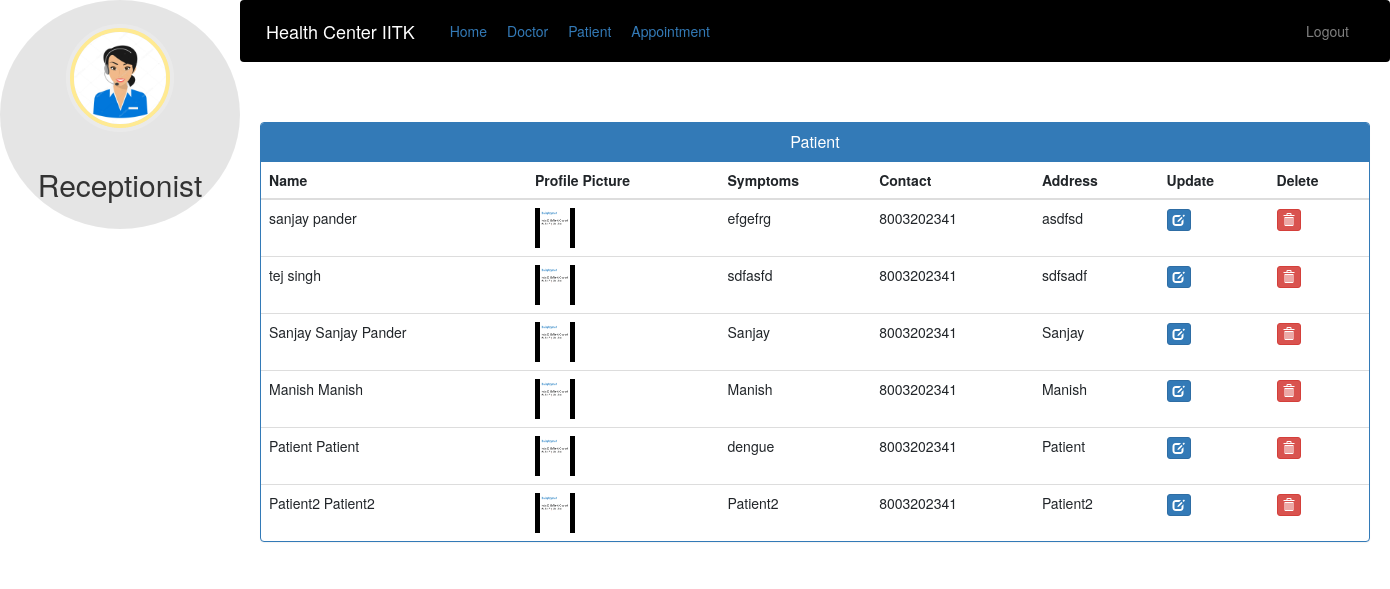
/admin-view-patient (signed in), run on an earlier commit of the app's database.
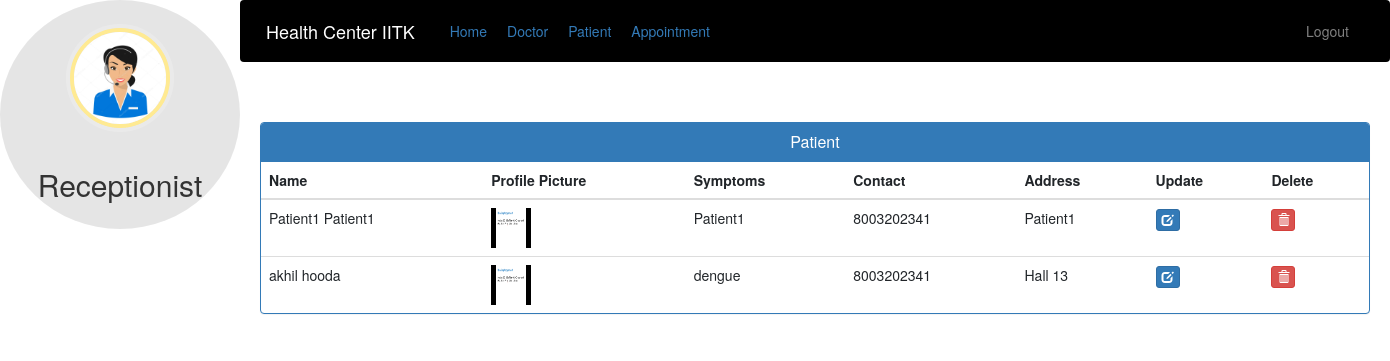
And on a later commit of the database.
### hospital/models.py (models this page shows, shortened)
class Patient(models.Model):
    user=models.OneToOneField(User,on_delete=models.CASCADE)
    profile_pic= models.ImageField(upload_to='profile_pic/PatientProfilePic/',null=True,blank=True)
    address = models.CharField(max_length=40)
    mobile = models.CharField(max_length=20,null=False)
    symptoms = models.CharField(max_length=100,null=False)
    assignedDoctorId = models.PositiveIntegerField(null=True)
    admitDate=models.DateField(auto_now=True)
    status=models.BooleanField(default=False)
    @property
    def get_name(self):
        return self.user.first_name+" "+self.user.last_name

### hospital/views.py (the view)
# urls.py: path('admin-view-patient', views.admin_view_patient_view,name='admin-view-patient'),
@login_required(login_url='adminlogin')
@user_passes_test(is_admin)
def admin_view_patient_view(request):
    patients=models.Patient.objects.all().filter(status=True)
    return render(request,'hospital/admin_view_patient.html',{'patients':patients})

### hospital/views.py (called while the page is built)
def is_admin(user):
    return user.groups.filter(name='ADMIN').exists()

### templates/hospital/admin_view_patient.html (shortened to what this page needs)
{% extends 'hospital/admin_base.html' %}
{% block content %}
{%load static%}
<head>
  <link href="//netdna.bootstrapcdn.com/bootstrap/3.0.0/css/bootstrap.min.css" rel="stylesheet" id="bootstrap-css">
</head>
<div class="container">
  <div class="panel panel-primary">
    <div class="panel-heading">
      <h6 class="panel-title">Patient</h6>
    </div>
    <table class="table table-hover" id="dev-table">
      <thead>
        <tr>
          <th>Name</th>
          <th>Profile Picture</th>
          <th>Symptoms</th>
          <th>Contact</th>
          <th>Address</th>
          <th>Update</th>
          <th>Delete</th>
        </tr>
      </thead>
      {% for p in patients %}
      <tr>
        <td> {{p.get_name}}</td>
        <td> <img src="{% static p.profile_pic.url %}" alt="Profile Pic" height="40px" width="40px" /></td>
        <td>{{p.symptoms}}</td>
        <td>{{p.mobile}}</td>
        <td>{{p.address}}</td>
        <td><a class="btn btn-primary btn-xs" href="{% url 'update-patient' p.id  %}"><span class="glyphicon glyphicon-edit"></span></a></td>
        <td><a class="btn btn-danger btn-xs" href="{% url 'delete-patient-from-hospital' p.id  %}"><span class="glyphicon glyphicon-trash"></span></a></td>
      </tr>
      {% endfor %}
    </table>
  </div>
</div>
{% endblock content %}

What changed in the data, as far as the page shows it:
removed Patient: get_name "sanjay pander", profile_pic (picture), symptoms "efgefrg", mobile "8003202341", address "asdfsd"
removed Patient: get_name "tej singh", profile_pic (picture), symptoms "sdfasfd", mobile "8003202341", address "sdfsadf"
removed Patient: get_name "Sanjay Sanjay Pander", profile_pic (picture), symptoms "Sanjay", mobile "8003202341", address "Sanjay"
removed Patient: get_name "Manish Manish", profile_pic (picture), symptoms "Manish", mobile "8003202341", address "Manish"
removed Patient: get_name "Patient Patient", profile_pic (picture), symptoms "dengue", mobile "8003202341", address "Patient"
removed Patient: get_name "Patient2 Patient2", profile_pic (picture), symptoms "Patient2", mobile "8003202341", address "Patient2"
added Patient: get_name "Patient1 Patient1", profile_pic (picture), symptoms "Patient1", mobile "8003202341", address "Patient1"
added Patient: get_name "akhil hooda", profile_pic (picture), symptoms "dengue", mobile "8003202341", address "Hall 13"
